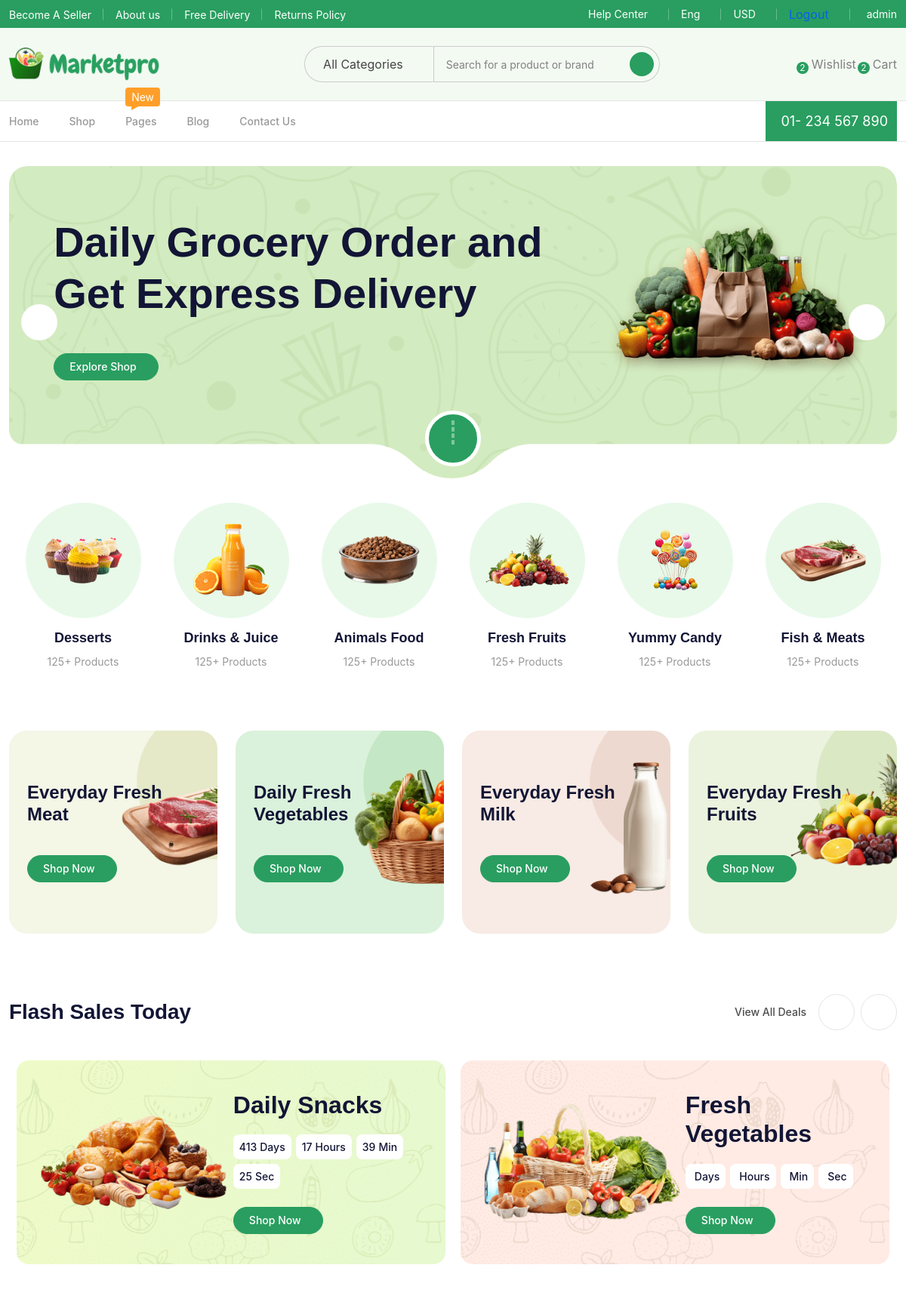
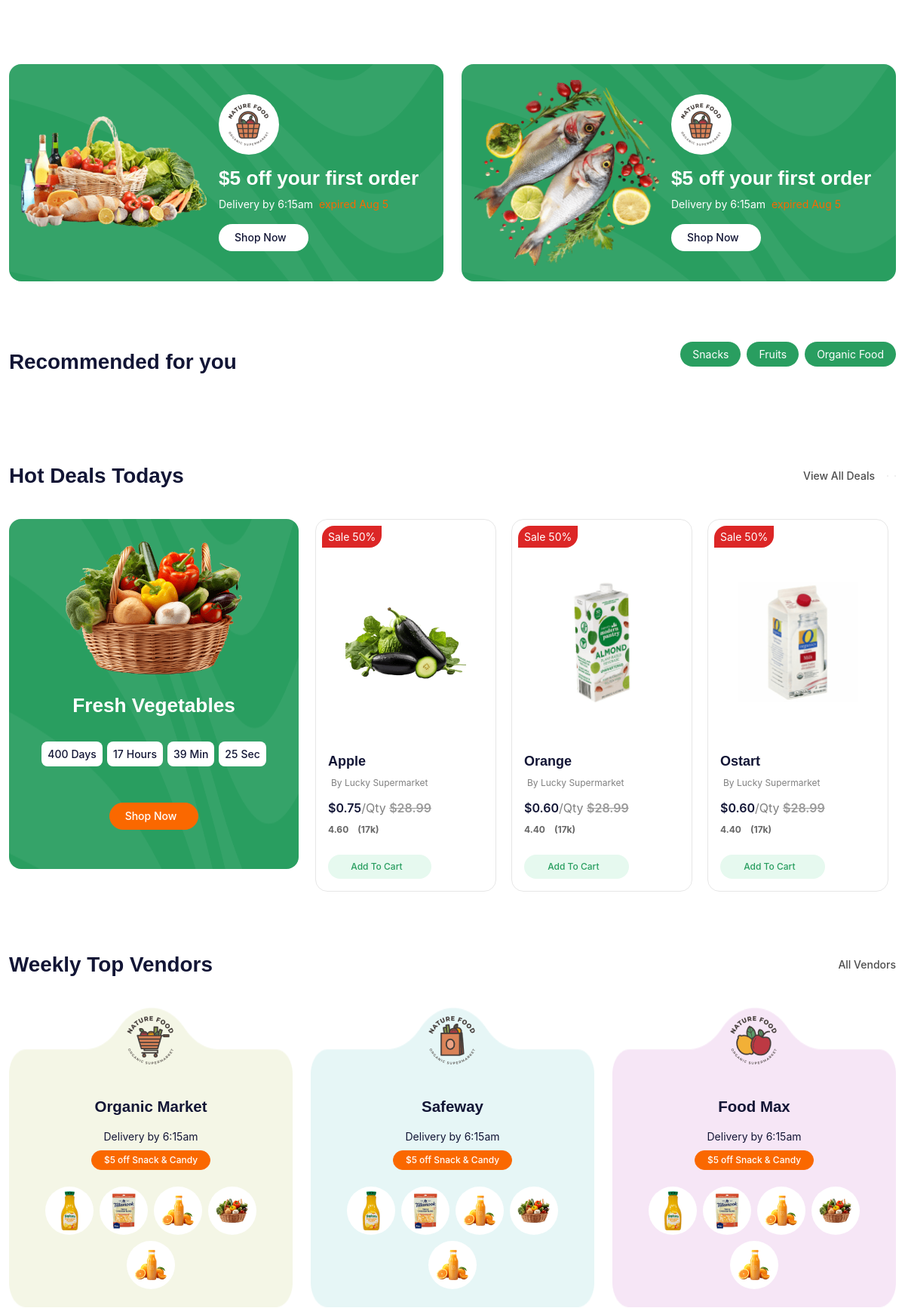
Screenshot of /?category=Organic Food (signed in, upper part) with the database file from the repository (2 pictures, top to bottom).
### tables this page shows
CREATE TABLE `categories` (
  `CategoryID` int(11) NOT NULL,
  `CategoryName` varchar(255) NOT NULL
);

CREATE TABLE `products` (
  `ProductID` int(11) NOT NULL,
  `ProductName` varchar(255) NOT NULL,
  `Description` text DEFAULT NULL,
  `Price` decimal(10,2) NOT NULL,
  `CategoryID` int(11) DEFAULT NULL,
  `Stock` int(11) DEFAULT 0,
  `Rating` decimal(3,2) DEFAULT NULL,
  `SKU` varchar(50) DEFAULT NULL,
  `ImageURL` varchar(255) DEFAULT NULL
);

### index.php (the view, shortened to what the rows shown need)
<?php
include('includes/config.php');
?>
<!DOCTYPE html>
<html lang="en" class="">
<head>
    <link rel="stylesheet" href="assets/css/bootstrap.min.css">
    <link rel="stylesheet" href="assets/css/select2.min.css">
    <link rel="stylesheet" href="assets/css/slick.css">
    <link rel="stylesheet" href="assets/css/jquery-ui.css">
    <link rel="stylesheet" href="assets/css/main.css">
</head>
<body>
<div class="banner">
    <div class="container container-lg">
        <div class="banner-item rounded-24 overflow-hidden position-relative arrow-center">
            <div class="banner-slider">
                <div class="banner-slider__item">
                    <div class="banner-slider__inner flex-between position-relative">
                        <div class="banner-item__content">
                            <h1 class="banner-item__title bounce">Daily Grocery Order and Get Express Delivery</h1>
                        </div>
                    </div>
                </div>
            </div>
        </div>
    </div>
</div>
<section class="recommended">
    <div class="container container-lg">
        <div class="section-heading flex-between flex-wrap gap-16">
            <ul class="nav common-tab nav-pills" id="pills-tab" role="tablist">
                <?php
                $sql = "Select * from categories";
                $result = $conn->query($sql);
                if($result->num_rows > 0){
                    while($row = $result->fetch_assoc()){
                        echo "<li class=\"nav-item\" role=\"presentation\">
                        <button class=\"nav-link active\" id=\"pills-all-tab\" data-bs-toggle=\"pill\" data-bs-target=\"#pills-all\" type=\"button\" role=\"tab\" aria-controls=\"pills-all\" aria-selected=\"true\">"."<a  style='color: white; text-decoration: none;' href='./?category=".$row['CategoryName']."'>".$row['CategoryName']."</a>"."</button>
                      </li>";
                    }
                }
                ?>
            </ul>
        </div>
    </div>
</section>
<section class="hot-deals pt-80">
    <div class="container container-lg">
        <div class="row g-12">
            <div class="col-md-8">
                <div class="hot-deals-slider arrow-style-two">
                   <?php
            $sql = "SELECT * FROM `products` LIMIT 5";
            $result = $conn->query($sql);
            while($row = $result->fetch_assoc()){
                            $name = $row['ProductName'];
                            $price = $row['Price'];
                            $rating = $row['Rating'];
                            $image = $row['ImageURL'];
                            $productID = $row['ProductID'];
                echo <<< EOT
                     <div>
                        <div class="product-card h-100 p-8 border border-gray-100 hover-border-main-600 rounded-16 position-relative transition-2">
                            <span class="product-card__badge bg-danger-600 px-8 py-4 text-sm text-white">Sale 50% </span>
                            <a href="product-details.php?id=$productID" class="product-card__thumb flex-center">
                                <img src="$image" alt="">
                            </a>
                            <div class="product-card__content p-sm-2">
                                <h6 class="title text-lg fw-semibold mt-12 mb-8">
                                    <a href="product-details.php?id=$productID" class="link text-line-2">$name</a>
                                </h6>
                                <div class="flex-align gap-4">
                                    <span class="text-gray-500 text-xs">By Lucky Supermarket</span>
                                </div>
                                <div class="product-card__content mt-12">
                                    <div class="product-card__price mb-8">
                                        <span class="text-heading text-md fw-semibold ">$$price<span class="text-gray-500 fw-normal">/Qty</span> </span>
                                        <span class="text-gray-400 text-md fw-semibold text-decoration-line-through"> $28.99</span>
                                    </div>
                                    <div class="flex-align gap-6">
                                        <span class="text-xs fw-bold text-gray-600">$rating</span>
                                        <span class="text-xs fw-bold text-gray-600">(17k)</span>
                                    </div>
                                     <a href="cart.php?id=$productID" class="product-card__cart btn bg-main-50 text-main-600 hover-bg-main-600 hover-text-white py-11 px-24 rounded-pill flex-align gap-8 mt-24 w-100 justify-content-center">
                                        Add To Cart <i class="ph ph-shopping-cart"></i>
                                    </a>
                                </div>
                            </div>
                        </div>
                    </div>
                EOT;
            }
                   ?>
                </div>
            </div>
        </div>
    </div>
</section>
    </body>
</html>

### rows the page displays
categories: CategoryName "Snacks"
categories: CategoryName "Fruits"
categories: CategoryName "Organic Food"
products: ImageURL (picture), ProductName "Apple", Price "0.75", Rating "4.60"
products: ImageURL (picture), ProductName "Orange", Price "0.60", Rating "4.40"
products: ImageURL (picture), ProductName "Ostart", Price "0.60", Rating "4.40"

### other values shown
$_SESSION['username'] "admin"
